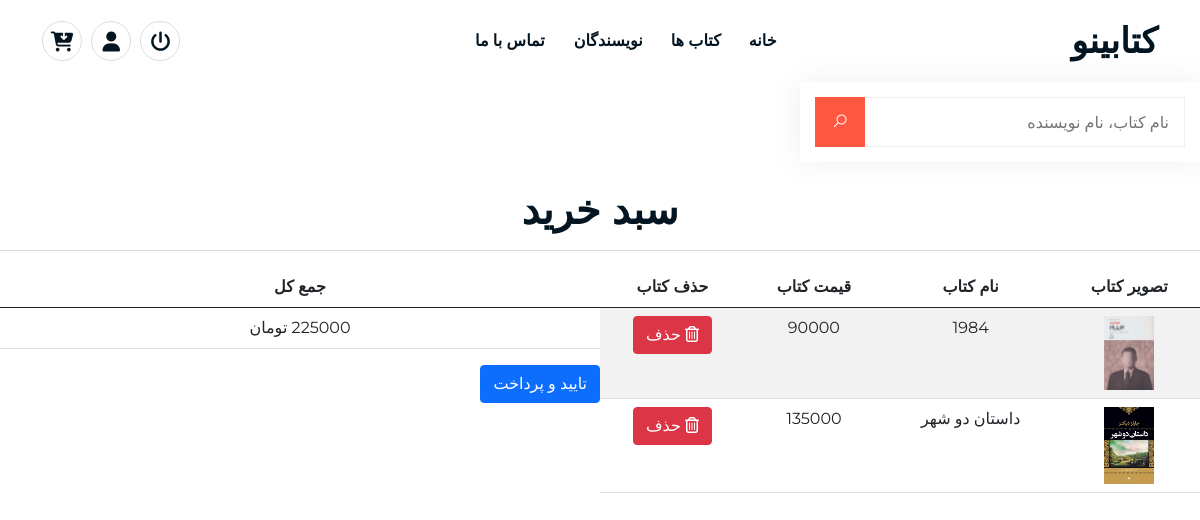
Screenshot of /cart-item (signed in) with the database file from the repository.
### cart/models.py (models this page shows, shortened)
class CartItem(models.Model):
	user = models.ForeignKey(User, on_delete=models.CASCADE)
	product = models.ForeignKey(Book, on_delete=models.CASCADE, related_name='book')
	is_pending = models.BooleanField(default=True)
	ordered_date = models.DateTimeField(auto_now_add=True)
	class Meta:
		db_table = 'Cart Item'
		ordering = ['-ordered_date']

### book/models.py (models this page shows, shortened)
class Book (models.Model):
	STATUS_CHOICES = (
		('A',  "Available"),
		('U',"Unavailable"),
		)
	name = models.CharField(max_length=255)
	slug = models.CharField(max_length=255 , unique=True)
	publisher = models.ForeignKey(Publisher , on_delete=models.CASCADE)
	author = models.ForeignKey(Author , on_delete=models.CASCADE, related_name='books')
	translator = models.ForeignKey(Translator , on_delete=models.CASCADE)
	code = models.IntegerField(unique=True)
	description = RichTextField()
	pages = models.IntegerField()
	published_date = models.IntegerField()
	status = models.CharField(max_length=1 , choices=STATUS_CHOICES)
	active_date = models.DateField(auto_now_add=True)
	image = models.ImageField(upload_to='image')
	price = models.IntegerField()
	class Meta:
		db_table = 'Book'
		ordering = ['-active_date', '-id']
		get_latest_by = 'active_date'
	objects = BookManager()

### cart/views.py (the view)
# urls.py: path('cart-item', views.cart_view , name='cart'),
@login_required
def cart_view(request):
	user=request.user
	cart = CartItem.objects.filter(user=user , is_pending = True)
	cart_total = 0
	for p in cart:
		cart_total += p.product.price
	context = {
		'cart': cart,
		'cart_total':cart_total
	}
	return render (request, 'cart/cart_preview.html',context)

### templates/cart/cart_preview.html (shortened to what this page needs)
{% extends 'book/base.html' %}
{% load static %}
{% block main %}
<br>
<h1 style="text-align: center;">سبد خرید</h1>
<hr>
<table class="table table-striped" style="text-align: center; width: 50%; float: right;">
    <thead>
        <tr>
            <th>تصویر کتاب</th>
            <th>نام کتاب</th>
            <th> قیمت کتاب </th>
            <th> حذف کتاب </th>
        </tr>
    </thead>
    <tbody>
        {% for item in cart %}
        <tr>
            <td><img src="{{item.product.image.url}}" alt="{{item.product.name}}" style="width: 50px;"></td>
            <td>{{item.product.name}}</td>
            <td> {{item.product.price}}</td>
            <td ><a href="{% url 'Cart:delete' item.pk %}" class="btn btn-danger"> <i class="fa fa-trash-o"></i> حذف</a></td>
        </tr>
        {% empty %}
        <p style="text-align: center;">سبد خرید شما خالی میباشد</p>
        {% endfor %}
    </tbody>
</table>
<section>
    <table class="table caption-top" style="text-align: center; width: 50%; float:left;">
        <thead>
            <tr>
                <th> جمع کل </th>
            </tr>
        </thead>
        <tbody>
            <tr>
                <td>{{cart_total}} تومان</td>
            </tr>
        </tbody>
    </table>
    <div class="d-grid gap-2 col-6 mx-auto">
        <a href="{% url 'Cart:cart_confirm' %}"><button class="btn btn-primary" type="button">تایید و پرداخت</button></a>
    </div>
</section>
{% endblock %}

### rows the page displays
CartItem: product.image (picture), product.name "1984", product.price "90000"
CartItem: product.image (picture), product.name "داستان دو شهر", product.price "135000"
